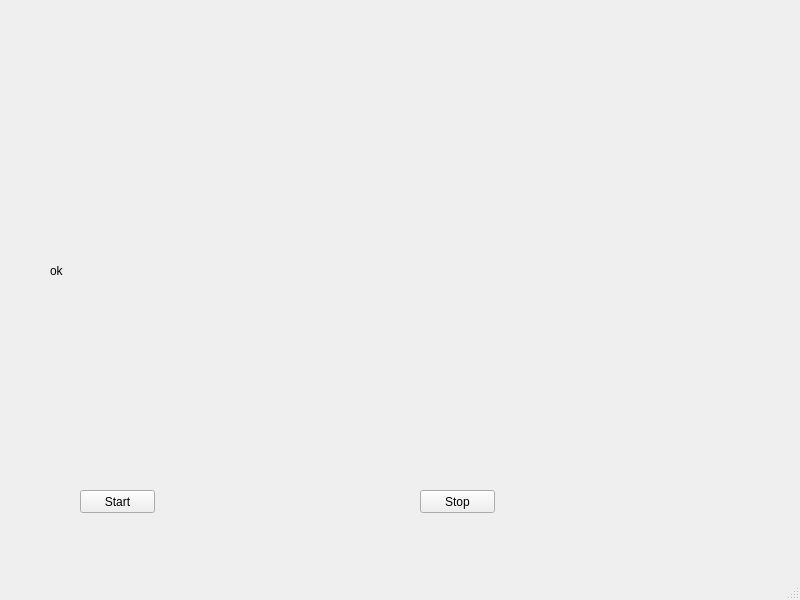
<?xml version="1.0" encoding="UTF-8"?>
<ui version="4.0">
 <class>MainWindow</class>
 <widget class="QMainWindow" name="MainWindow">
  <property name="geometry">
   <rect>
    <x>0</x>
    <y>0</y>
    <width>800</width>
    <height>600</height>
   </rect>
  </property>
  <property name="windowTitle">
   <string>MainWindow</string>
  </property>
  <widget class="QWidget" name="centralwidget">
   <widget class="QLabel" name="label">
    <property name="geometry">
     <rect>
      <x>50</x>
      <y>60</y>
      <width>701</width>
      <height>421</height>
     </rect>
    </property>
    <property name="text">
     <string>ok</string>
    </property>
   </widget>
   <widget class="QPushButton" name="Button_start">
    <property name="geometry">
     <rect>
      <x>80</x>
      <y>490</y>
      <width>75</width>
      <height>23</height>
     </rect>
    </property>
    <property name="text">
     <string>Start</string>
    </property>
   </widget>
   <widget class="QPushButton" name="Button_stop">
    <property name="geometry">
     <rect>
      <x>420</x>
      <y>490</y>
      <width>75</width>
      <height>23</height>
     </rect>
    </property>
    <property name="text">
     <string>Stop</string>
    </property>
   </widget>
  </widget>
  <widget class="QMenuBar" name="menubar">
   <property name="geometry">
    <rect>
     <x>0</x>
     <y>0</y>
     <width>800</width>
     <height>21</height>
    </rect>
   </property>
  </widget>
  <widget class="QStatusBar" name="statusbar"/>
 </widget>
 <resources/>
 <connections/>
</ui>
